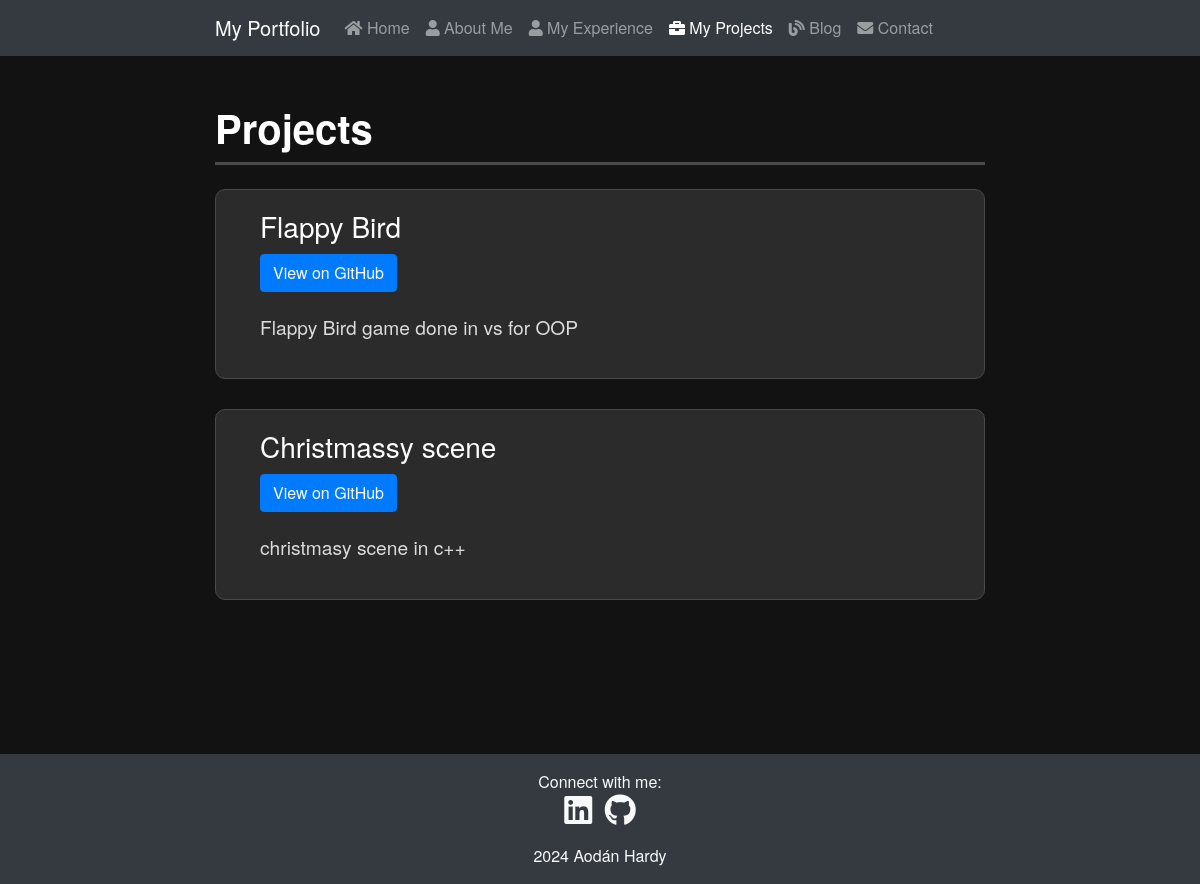
The page /projects/ on the database as committed earlier.
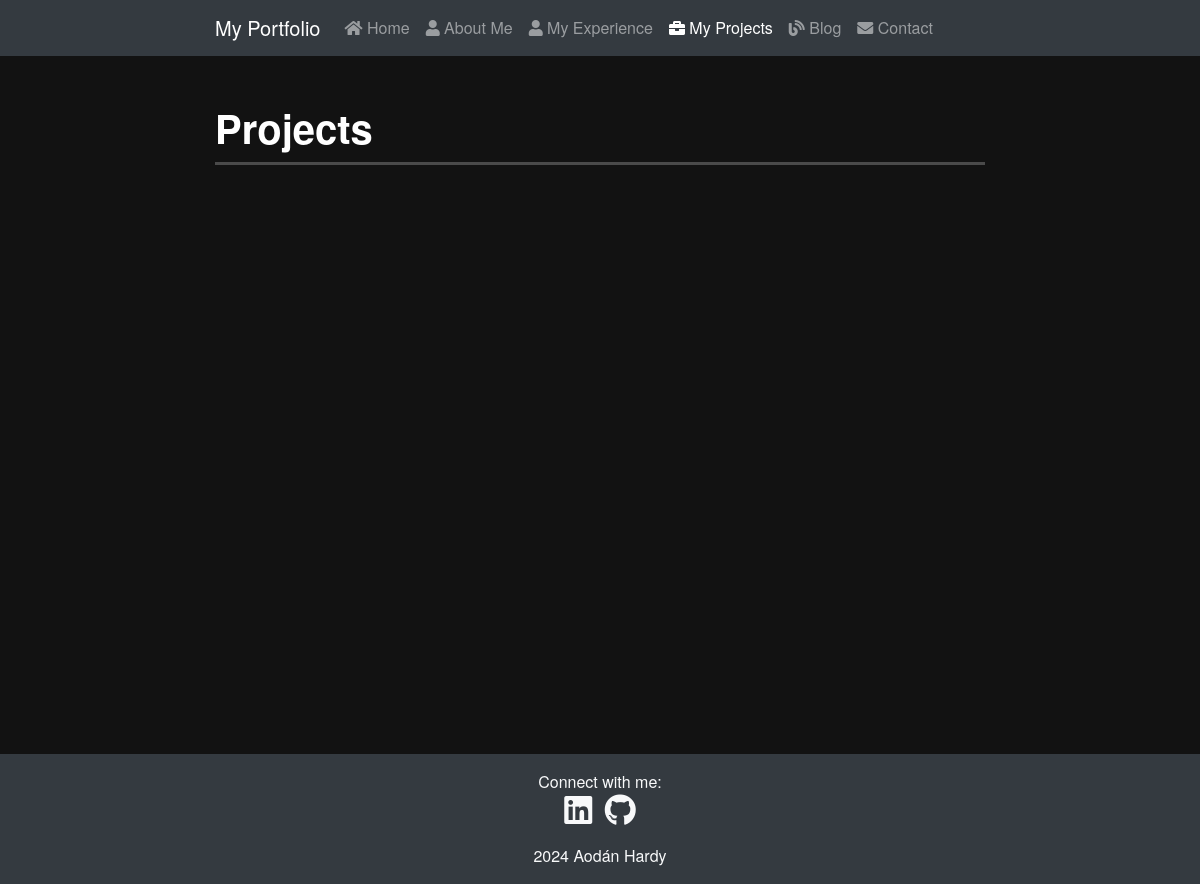
The same page on the database as committed later.
### projects/models.py (models this page shows, shortened)
class Project(models.Model):
    title = models.CharField(max_length=200)
    description = models.TextField()
    github_link = models.URLField(blank=True, null=True)
    display_date = models.DateField(default=timezone.now)

### projects/views.py (the view)
# urls.py: path('projects/', project_views.projects, name='projects'),
def projects(request):
    projects = Project.objects.order_by('-display_date')
    return render(request, 'projects/projects.html', {'request': request, 'projects': projects})

### projects/templates/projects/projects.html
{% extends 'mySite/base.html' %}
{% block body %}
<div class="container mt-5">
    <h2 class="projects-title mb-4">Projects</h2>
    <div class="row">
        {% for project in projects %}
            <div class="col-md-12 mb-12" style="padding-bottom: 30px">
                <div class="project-card d-flex">
                    <div class="project-details ml-4">
                        <h3 class="project-title">{{ project.title }}</h3>
                        {% if project.github_link %}
                            <a href="{{ project.github_link }}" class="btn btn-primary" target="_blank">View on GitHub</a>
                        {% endif %}
                        <p class="project-description">{{ project.description }}</p>
                    </div>
                </div>
            </div>
        {% endfor %}
    </div>
</div>
{% endblock %}

### mySite/templates/mySite/base.html (shortened to what this page needs)
{% load static %}
<!DOCTYPE html>
<html lang="en">
    <head>
        <link rel="stylesheet" href="https://stackpath.bootstrapcdn.com/bootstrap/4.5.2/css/bootstrap.min.css">
        <link rel="stylesheet" href="https://cdnjs.cloudflare.com/ajax/libs/font-awesome/5.15.4/css/all.min.css">
        <link rel="stylesheet" href="{% static 'mySite/styles.css' %}">
    </head>
    <body>
<nav class="navbar navbar-expand-lg navbar-dark bg-dark">
        <div class="container">
            <a class="navbar-brand" href="#">My Portfolio</a>
            <div class="collapse navbar-collapse" id="navbarNav">
                <ul class="navbar-nav ms-auto">
                    <li class="nav-item">
                        <a class="nav-link {% if request.path == '/' %}active {% endif %}" aria-current="page"
                           href="{% url 'index' %}">
                            <i class="fas fa-home"></i> Home
                        </a>
                    </li>
                    <li class="nav-item">
                        <a class="nav-link {% if request.path == '/about/' %}active {% endif %}"
                           href="{% url 'about' %}">
                            <i class="fas fa-user"></i> About Me
                        </a>
                    </li>
                    <li class="nav-item">
                        <a class="nav-link {% if request.path == '/experience/' %}active {% endif %}"
                           href="{% url 'experience' %}">
                            <i class="fas fa-user"></i> My Experience
                        </a>
                    </li>
                    <li class="nav-item">
                        <a class="nav-link {% if request.path == '/projects/' %}active {% endif %}"
                           href="{% url 'projects' %}">
                            <i class="fas fa-briefcase"></i> My Projects
                        </a>
                    </li>
                    <li class="nav-item {% if request.path == '/blog/' %}active {% endif %}">
                        <a class="nav-link" href="{% url 'blog' %}">
                            <i class="fas fa-blog"></i> Blog
                        </a>
                    </li>
                    <li class="nav-item {% if request.path == '/contact/' %}active {% endif %}">
                        <a class="nav-link" href="{% url 'contact' %}">
                            <i class="fas fa-envelope"></i> Contact
                        </a>
                    </li>
                </ul>
            </div>
        </div>
    </nav>
     <div class="main-container" style="">
    {% block body %}{% endblock body %}
     </div>
         <footer class="footer bg-dark text-light py-3">
            <div class="container text-center">
                <p class="mb-0">Connect with me:</p>
                <ul class="list-inline mb-0">
                    <li class="list-inline-item">
                        <a href="https://www.linkedin.com/in/aodanhardy" class="text-light" target="_blank" rel="noopener noreferrer">
                            <i class="fab fa-linkedin fa-2x"></i>
                        </a>
                    </li>
                    <li class="list-inline-item">
                        <a href="https://github.com/aodanHardy" class="text-light" target="_blank" rel="noopener noreferrer">
                            <i class="fab fa-github fa-2x"></i>
                        </a>
                    </li>
                </ul>
                <p class="mt-3 mb-0">2024 Aodán Hardy</p>
            </div>
        </footer>
    </body>
</html>

### mySite/static/mySite/styles.css (style rules this page uses)
body { background-color: #121212; color: #e0e0e0; font-family: 'Helvetica Neue', Arial, sans-serif; }
.main-container { min-height: 650px }
.projects-title { font-size: 2.5rem; font-weight: 600; color: #ffffff; border-bottom: 3px solid #4a4a4a; padding-bottom: 10px; margin-bottom: 20px; }
.container { max-width: 800px; margin: auto; }

Rows that differ between the two databases and show on the page:
removed Project: title "Flappy Bird", description "Flappy Bird game done in vs for OOP"
removed Project: title "Christmassy scene", description "christmasy scene in c++"
